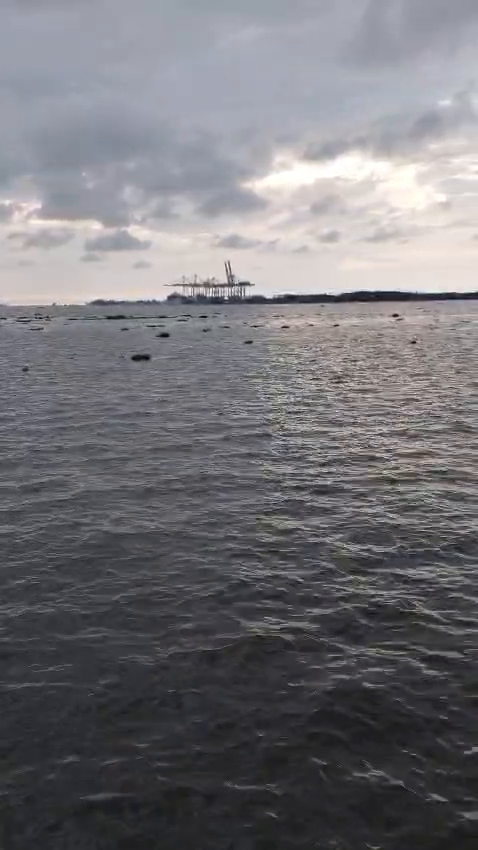
#> input picture frame 32 of video.mp4, 478 x 850 px, given in place of the camera
$ jupyter execute Juypter_computer_vision.ipynb
#> lines starting #> are read from the running program, lines starting #| are printed output that depends on the picture; after the words box and inside, x2 and y2 are one past the last pixel; in counts of white or black regions, pixels touching at a corner belong together
[cell 1]
import cv2

# Load the pre-trained face detection model
face_cascade = cv2.CascadeClassifier(
    cv2.data.haarcascades + 'haarcascade_frontalface_default.xml'
)

# Start webcam
cap = cv2.VideoCapture(0)

while True:
    ret, frame = cap.read()
#> frame is the input picture: shape (850, 478, 3); mean B, G, R 119.3, 114.6, 115.7

    # Convert to grayscale
    gray = cv2.cvtColor(frame, cv2.COLOR_BGR2GRAY)

    # Detect faces
    faces = face_cascade.detectMultiScale(
        gray,
        scaleFactor=1.3,
        minNeighbors=5
    )
#> faces = ()

    # Draw rectangle around faces
    for (x, y, w, h) in faces:
        cv2.rectangle(
            frame,
            (x, y),
            (x+w, y+h),
            (255, 0, 0),
            2
        )
#> this loop made 0 passes

    # Display output
    cv2.imshow("Face Detection Demo", frame)

    # Press q to exit
    if cv2.waitKey(1) & 0xFF == ord('q'):
#> (key q is pressed here)
        break

cap.release()
cv2.destroyAllWindows()

[cell 2]
import cv2
import matplotlib.pyplot as plt

# Load image (replace with your image path)
image_path = "image_path/image.jpg"
img = cv2.imread(image_path) # Reads image → converts to numbers
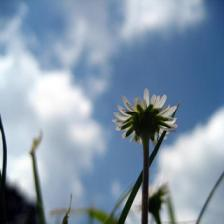
#> input picture image__path/image.jpg, 224 x 224 px, found by its file name
#> img is the input picture: shape (224, 224, 3); mean B, G, R 170.5, 151.1, 132.2

# Check if image is loaded
if img is None:
    print("Error: Image not found!")
else:
    # Convert BGR (OpenCV format) to RGB (Matplotlib format)
    img_rgb = cv2.cvtColor(img, cv2.COLOR_BGR2RGB)

    # Display using matplotlib
    plt.imshow(img_rgb)
    plt.title("Loaded Image")
    plt.axis('off')  # Hide axis
    plt.show() # Converts numbers → shows image

[cell 3]
import cv2
import matplotlib.pyplot as plt

# Load image (replace with your image path)
image_path = "image_path/image.jpg"
img = cv2.imread(image_path) # Reads image → converts to numbers

# Check if image is loaded
if img is None:
    print("Error: Image not found!")
else:
    # Convert BGR (OpenCV format) to RGB (Matplotlib format)
    resized = cv2.resize(img, (300, 300))
    img_rgb = cv2.cvtColor(resized, cv2.COLOR_BGR2RGB)
#> img_rgb: shape (300, 300, 3)

    # Display using matplotlib
    plt.imshow(img_rgb)
    plt.title("Loaded Image")
    plt.axis('off')  # Hide axis
    plt.show() # Converts numbers → shows image

[cell 4]
import cv2
import matplotlib.pyplot as plt

image_path = "image_path/image.jpg"
img = cv2.imread(image_path)

if img is None:
    print("Error: Image not found!")
else:
    # Flip horizontally
    flipped = cv2.flip(img, 1)
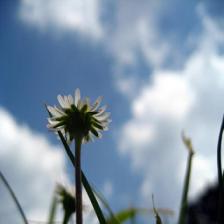
#> flipped: shape (224, 224, 3); mean B, G, R 170.5, 151.1, 132.2


    # Convert to RGB for display
    flipped_rgb = cv2.cvtColor(flipped, cv2.COLOR_BGR2RGB)

    plt.imshow(flipped_rgb)
    plt.title("Horizontally Flipped Image")
    plt.axis('off')
    plt.show()

[cell 5]
import cv2
import matplotlib.pyplot as plt

image_path = "image_path/image.jpg"
img = cv2.imread(image_path)

if img is None:
    print("Error: Image not found!")
else:
    # Flip horizontally
    flipped = cv2.flip(img, 0)
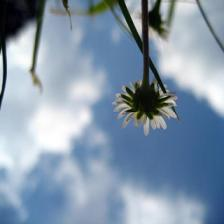
#> flipped: shape (224, 224, 3); mean B, G, R 170.5, 151.1, 132.2

    # Convert to RGB for display
    flipped_rgb = cv2.cvtColor(flipped, cv2.COLOR_BGR2RGB)

    plt.imshow(flipped_rgb)
    plt.title("Vertical Flipped Image")
    plt.axis('off')
    plt.show()

[cell 6]
import cv2
import matplotlib.pyplot as plt

image_path = "image_path/image.jpg"
img = cv2.imread(image_path)

if img is None:
    print("Error: Image not found!")
else:
    # Convert to grayscale (important for edge detection)
    gray = cv2.cvtColor(img, cv2.COLOR_BGR2GRAY)
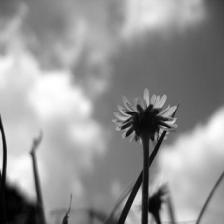
#> gray: shape (224, 224); min 0, max 255, mean 147.7

    # Apply Canny Edge Detection
    edges = cv2.Canny(gray, 100, 200)
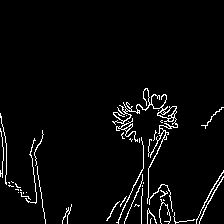
#> edges: shape (224, 224); 3.7% white in thin lines or dots, all inside (x1, y1, x2, y2) = (0, 88, 224, 224)

    # Display
    plt.imshow(edges, cmap='gray')
    plt.title("Edge Detection (Canny)")
    plt.axis('off')
    plt.show()

[cell 7]
print(img.shape)
#| (224, 224, 3)

[cell 8]
# Visualize an image

cv2.imshow('image', img)
cv2.waitKey(5000)
#> Out = 113

$ run again, starting later in the video
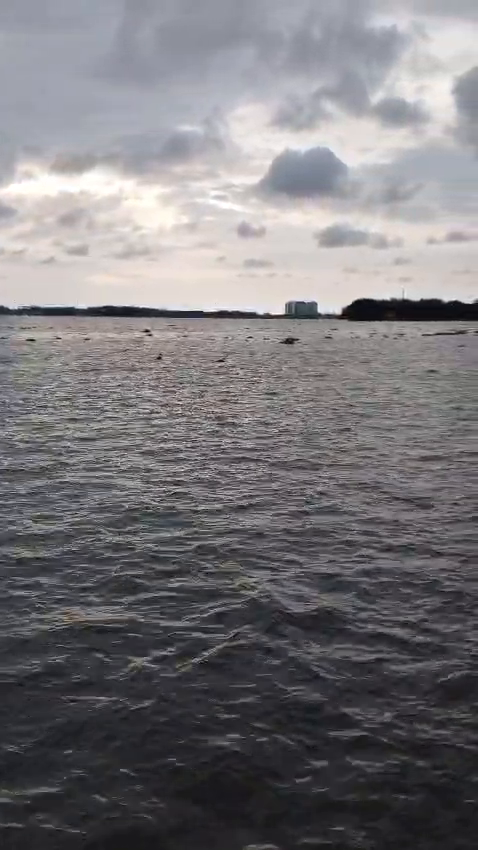
#> input picture frame 145 of video.mp4, 478 x 850 px, given in place of the camera
#> frame is the input picture: shape (850, 478, 3); mean B, G, R 122, 118.6, 120.8
#> faces = ()
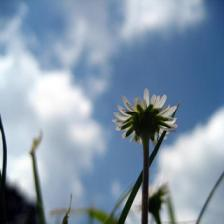
#> input picture image__path/image.jpg, 224 x 224 px, found by its file name
#> img is the input picture: shape (224, 224, 3); mean B, G, R 170.5, 151.1, 132.2
#> edges: shape (224, 224); 3.7% white in thin lines or dots, all inside (x1, y1, x2, y2) = (0, 88, 224, 224)
#| (224, 224, 3)
#> Out = 113

$ run again, starting later in the video
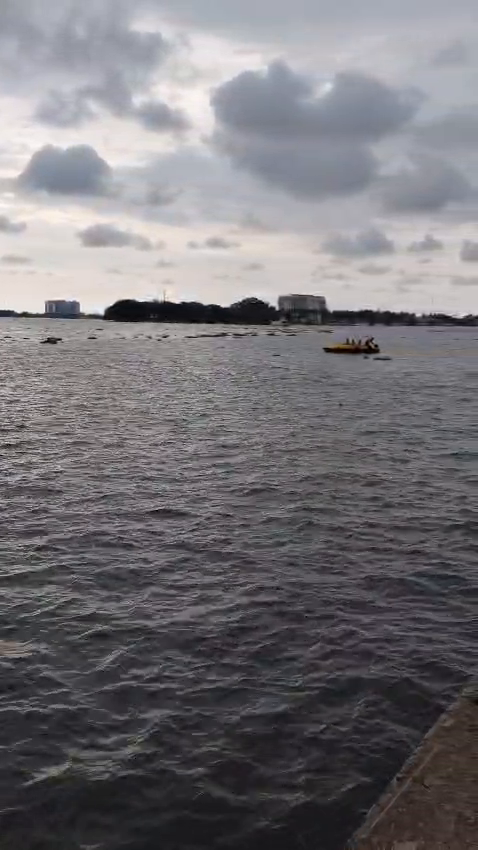
#> input picture frame 259 of video.mp4, 478 x 850 px, given in place of the camera
#> frame is the input picture: shape (850, 478, 3); mean B, G, R 119, 114.8, 117.1
#> faces = ()
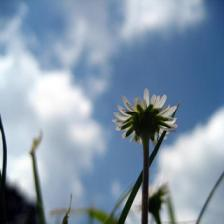
#> input picture image__path/image.jpg, 224 x 224 px, found by its file name
#> img is the input picture: shape (224, 224, 3); mean B, G, R 170.5, 151.1, 132.2
#> edges: shape (224, 224); 3.7% white in thin lines or dots, all inside (x1, y1, x2, y2) = (0, 88, 224, 224)
#| (224, 224, 3)
#> Out = 113
